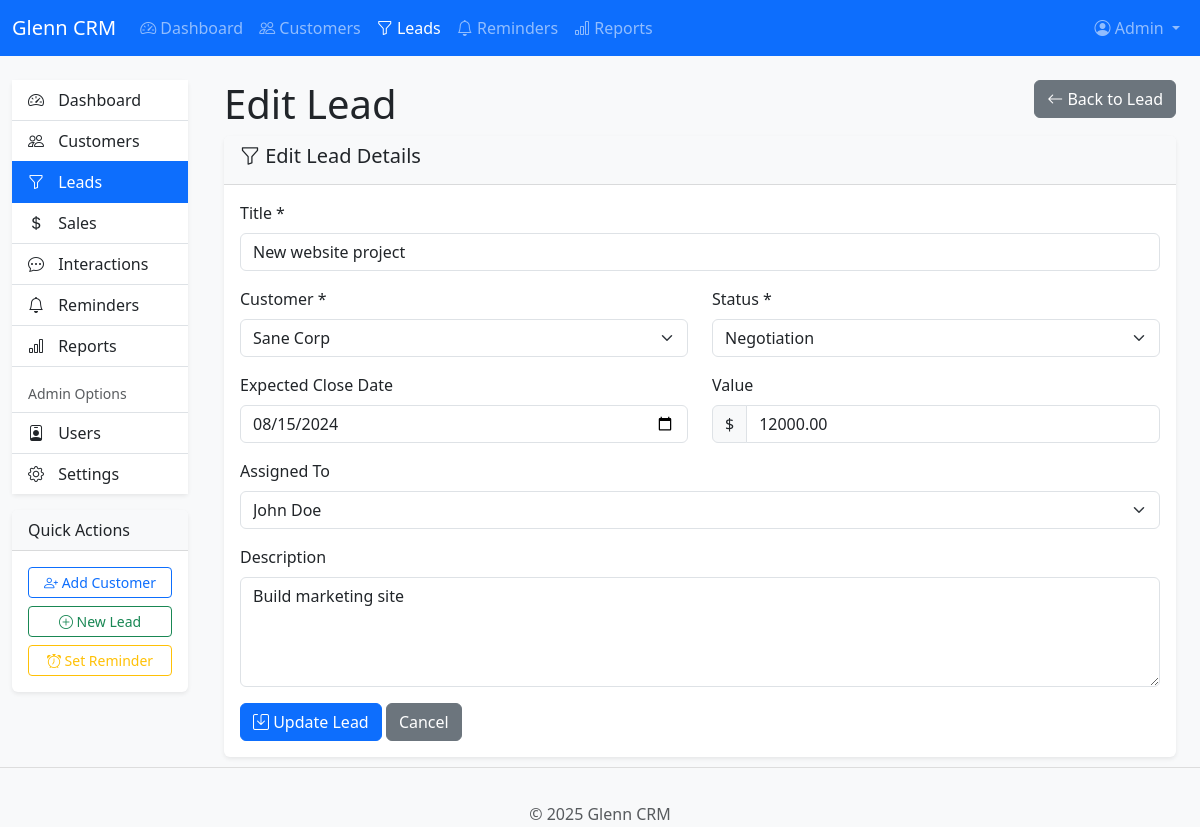
The app's page /glenncrm/index.php?page=leads&action=edit&id=16 (signed in) with its own data.
### tables this page shows
CREATE TABLE `settings` (
  `setting_id` int(11) NOT NULL,
  `setting_name` varchar(50) NOT NULL,
  `setting_value` text DEFAULT NULL,
  `setting_description` text DEFAULT NULL,
  `is_public` tinyint(1) DEFAULT 0,
  `updated_at` timestamp NOT NULL DEFAULT current_timestamp() ON UPDATE current_timestamp()
);

CREATE TABLE `leads` (
  `lead_id` int(11) NOT NULL,
  `customer_id` int(11) DEFAULT NULL,
  `title` varchar(100) NOT NULL,
  `description` text DEFAULT NULL,
  `status` enum('new','contacted','qualified','proposal','negotiation','closed_won','closed_lost') DEFAULT 'new',
  `source` varchar(100) DEFAULT NULL,
  `value` decimal(10,2) DEFAULT 0.00,
  `expected_close_date` date DEFAULT NULL,
  `priority` enum('low','medium','high') DEFAULT 'medium',
  `assigned_to` int(11) DEFAULT NULL,
  `created_at` timestamp NOT NULL DEFAULT current_timestamp(),
  `updated_at` timestamp NULL DEFAULT NULL ON UPDATE current_timestamp()
);

CREATE TABLE `customers` (
  `customer_id` int(11) NOT NULL,
  `name` varchar(100) NOT NULL,
  `email` varchar(100) DEFAULT NULL,
  `phone` varchar(20) DEFAULT NULL,
  `address` text DEFAULT NULL,
  `notes` text DEFAULT NULL,
  `status` enum('active','inactive','prospect') DEFAULT 'active',
  `assigned_to` int(11) DEFAULT NULL,
  `created_at` timestamp NOT NULL DEFAULT current_timestamp(),
  `updated_at` timestamp NULL DEFAULT NULL ON UPDATE current_timestamp()
);

CREATE TABLE `users` (
  `user_id` int(11) NOT NULL,
  `username` varchar(50) NOT NULL,
  `password_hash` varchar(255) NOT NULL,
  `email` varchar(100) NOT NULL,
  `first_name` varchar(50) NOT NULL,
  `last_name` varchar(50) NOT NULL,
  `role` enum('admin','user') DEFAULT 'user',
  `last_login` timestamp NULL DEFAULT NULL,
  `created_at` timestamp NOT NULL DEFAULT current_timestamp()
);

### glenncrm/config/database.php (called while the page is built, shortened)
<?php
$conn = new mysqli(DB_HOST, DB_USER, DB_PASS, DB_NAME);
function get_setting($setting_name, $default = null) {
    global $conn;
    $stmt = $conn->prepare("SELECT setting_value FROM settings WHERE setting_name = ?");
    $stmt->bind_param("s", $setting_name);
    $stmt->execute();
    $result = $stmt->get_result();
    if ($result->num_rows > 0) {
        $row = $result->fetch_assoc();
        return $row['setting_value'];
    }
    return $default;
}
function sanitize_input($data) {
    $data = trim($data);
    $data = stripslashes($data);
    $data = htmlspecialchars($data);
    return $data;
}
?>

### glenncrm/includes/auth.php (called while the page is built, shortened)
<?php
function is_admin() {
    return isset($_SESSION['role']) && $_SESSION['role'] == 'admin';
}
?>

### glenncrm/pages/leads/edit.php (the view, shortened to what this page needs)
<?php
$stmt = $conn->prepare("SELECT * FROM leads WHERE lead_id = ?");
$stmt->bind_param("i", $lead_id);
$stmt->execute();
$result = $stmt->get_result();
$lead = $result->fetch_assoc();
$query = is_admin() ?
    "SELECT customer_id, name FROM customers ORDER BY name" :
    "SELECT customer_id, name FROM customers WHERE assigned_to = ? OR customer_id = ? ORDER BY name";
$stmt = $conn->prepare($query);
$stmt->execute();
$customers = $stmt->get_result();
$users = [];
if (is_admin()) {
    $stmt = $conn->prepare("SELECT user_id, first_name, last_name FROM users ORDER BY first_name, last_name");
    $stmt->execute();
    $users = $stmt->get_result();
}
?>
<div class="content-header">
    <div class="container-fluid">
        <div class="row mb-2">
            <div class="col-sm-6">
                <h1 class="m-0">Edit Lead</h1>
            </div>
            <div class="col-sm-6">
                <div class="float-end">
                    <a href="<?php echo BASE_URL; ?>/index.php?page=leads&action=view&id=<?php echo $lead_id; ?>" class="btn btn-secondary">
                        <i class="bi bi-arrow-left"></i> Back to Lead
                    </a>
                </div>
            </div>
        </div>
    </div>
</div>
<section class="content">
    <div class="container-fluid">
        <div class="card">
            <div class="card-header">
                <h5 class="card-title">
                    <i class="bi bi-funnel"></i> Edit Lead Details
                </h5>
            </div>
            <div class="card-body">
                <form method="post" action="<?php echo BASE_URL; ?>/index.php?page=leads&action=edit&id=<?php echo $lead_id; ?>" class="needs-validation" novalidate>
                    <div class="mb-3">
                        <label class="form-label">Title *</label>
                        <input type="text" name="title" class="form-control" required value="<?php echo htmlspecialchars($lead['title']); ?>">
                    </div>
                    <div class="row">
                        <div class="col-md-6 mb-3">
                            <label class="form-label">Customer *</label>
                            <select name="customer_id" class="form-select" required>
                                <?php while ($cust = $customers->fetch_assoc()): ?>
                                    <option value="<?php echo $cust['customer_id']; ?>"
                                        <?php echo ($cust['customer_id'] == $lead['customer_id']) ? 'selected' : ''; ?>>
                                        <?php echo htmlspecialchars($cust['name']); ?>
                                    </option>
                                <?php endwhile; ?>
                            </select>
                        </div>
                        <div class="col-md-6 mb-3">
                            <label class="form-label">Status *</label>
                            <select name="status" class="form-select" required>
                                <option value="negotiation" <?php echo ($lead['status'] == 'negotiation') ? 'selected' : ''; ?>>Negotiation</option>
                            </select>
                        </div>
                    </div>
                    <div class="row">
                        <div class="col-md-6 mb-3">
                            <label class="form-label">Expected Close Date</label>
                            <input type="date" name="expected_close_date" class="form-control"
                                value="<?php echo !empty($lead['expected_close_date']) ? htmlspecialchars($lead['expected_close_date']) : ''; ?>">
                        </div>
                        <div class="col-md-6 mb-3">
                            <label class="form-label">Value</label>
                            <div class="input-group">
                                <span class="input-group-text">$</span>
                                <input type="text" name="value" class="form-control" placeholder="0.00"
                                    value="<?php echo !empty($lead['value']) ? number_format($lead['value'], 2, '.', '') : ''; ?>">
                            </div>
                        </div>
                    </div>
                    <?php if (is_admin()): ?>
                    <div class="mb-3">
                        <label class="form-label">Assigned To</label>
                        <select name="assigned_to" class="form-select">
                            <?php while ($user = $users->fetch_assoc()): ?>
                                <option value="<?php echo $user['user_id']; ?>"
                                    <?php echo ($user['user_id'] == $lead['assigned_to']) ? 'selected' : ''; ?>>
                                    <?php echo htmlspecialchars($user['first_name'] . ' ' . $user['last_name']); ?>
                                </option>
                            <?php endwhile; ?>
                        </select>
                    </div>
                    <?php endif; ?>
                    <div class="mb-3">
                        <label class="form-label">Description</label>
                        <textarea name="description" class="form-control" rows="4"><?php echo htmlspecialchars($lead['description']); ?></textarea>
                    </div>
                    <button type="submit" class="btn btn-primary">
                        <i class="bi bi-save"></i> Update Lead
                    </button>
                    <a href="<?php echo BASE_URL; ?>/index.php?page=leads&action=view&id=<?php echo $lead_id; ?>" class="btn btn-secondary">Cancel</a>
                </form>
            </div>
        </div>
    </div>
</section>

### glenncrm/includes/navigation.php (shortened to what this page needs)
<nav class="navbar navbar-expand-lg navbar-dark bg-primary">
    <div class="container-fluid">
        <a class="navbar-brand" href="<?php echo BASE_URL; ?>/index.php">
            <?php echo get_setting('company_name', 'Glenn CRM'); ?>
        </a>
        <div class="collapse navbar-collapse" id="navbarMain">
            <ul class="navbar-nav me-auto">
                <li class="nav-item">
                    <a class="nav-link <?php echo $page == 'dashboard' ? 'active' : ''; ?>" href="<?php echo BASE_URL; ?>/index.php">
                        <i class="bi bi-speedometer2"></i> Dashboard
                    </a>
                </li>
                <li class="nav-item">
                    <a class="nav-link <?php echo $page == 'customers' ? 'active' : ''; ?>" href="<?php echo BASE_URL; ?>/index.php?page=customers">
                        <i class="bi bi-people"></i> Customers
                    </a>
                </li>
                <li class="nav-item">
                    <a class="nav-link <?php echo $page == 'leads' ? 'active' : ''; ?>" href="<?php echo BASE_URL; ?>/index.php?page=leads">
                        <i class="bi bi-funnel"></i> Leads
                    </a>
                </li>
                <li class="nav-item">
                    <a class="nav-link <?php echo $page == 'reminders' ? 'active' : ''; ?>" href="<?php echo BASE_URL; ?>/index.php?page=reminders">
                        <i class="bi bi-bell"></i> Reminders
                    </a>
                </li>
                <li class="nav-item">
                    <a class="nav-link <?php echo $page == 'reports' ? 'active' : ''; ?>" href="<?php echo BASE_URL; ?>/index.php?page=reports">
                        <i class="bi bi-bar-chart"></i> Reports
                    </a>
                </li>
            </ul>
            <ul class="navbar-nav">
                <li class="nav-item dropdown">
                    <a class="nav-link dropdown-toggle" href="#" id="navbarDropdown" role="button" data-bs-toggle="dropdown">
                        <i class="bi bi-person-circle"></i>
                        <?php echo $_SESSION['first_name']; ?>
                    </a>
                </li>
            </ul>
        </div>
    </div>
</nav>

### glenncrm/includes/footer.php
<footer class="footer mt-auto py-3 bg-light">
    <div class="container text-center">
        <span class="text-muted">
            &copy; <?php echo date('Y'); ?> <?php echo get_setting('company_name', 'Glenn CRM'); ?>
        </span>
    </div>
</footer>
</body></html>

### glenncrm/assets/css/style.css (style rules this page uses)
body { padding-bottom: 70px; background-color: #f8f9fa; }
.card { box-shadow: 0 .125rem .25rem rgba(0,0,0,.075); border: none; }
.card-header { background-color: #f8f9fa; border-bottom: 1px solid rgba(0,0,0,.125); }
.footer { position: fixed; bottom: 0; width: 100%; height: 60px; line-height: 60px; background-color: #f5f5f5; border-top: 1px solid #ddd; }

### records on screen
settings: setting_value "Glenn CRM"
leads: title "New website project", customer_id "Sane Corp", status "Negotiation", expected_close_date "08/15/2024", value "12000.00", assigned_to "John Doe", description "Build marketing site"

### other values on screen
$_SESSION['first_name'] "Admin"
